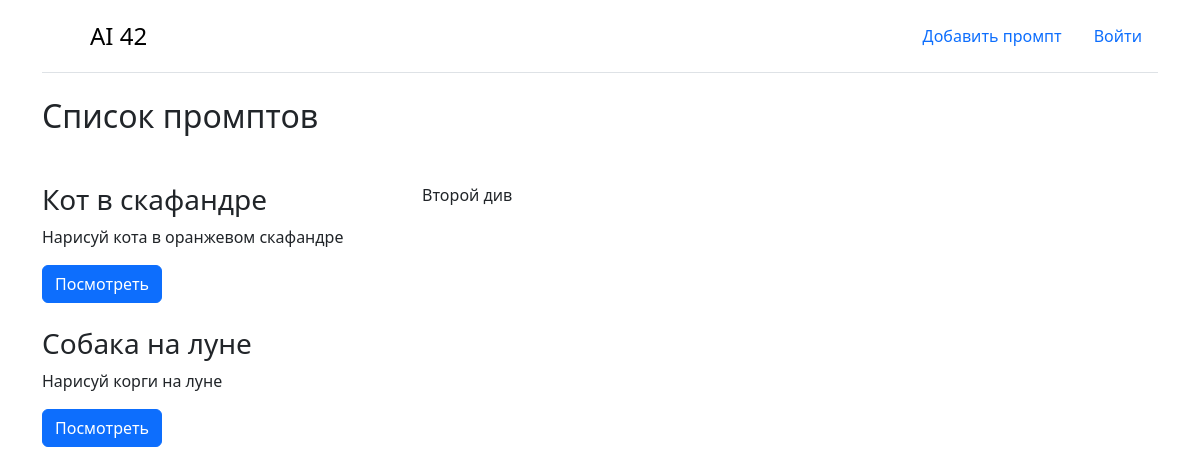
The app's page /, older data.
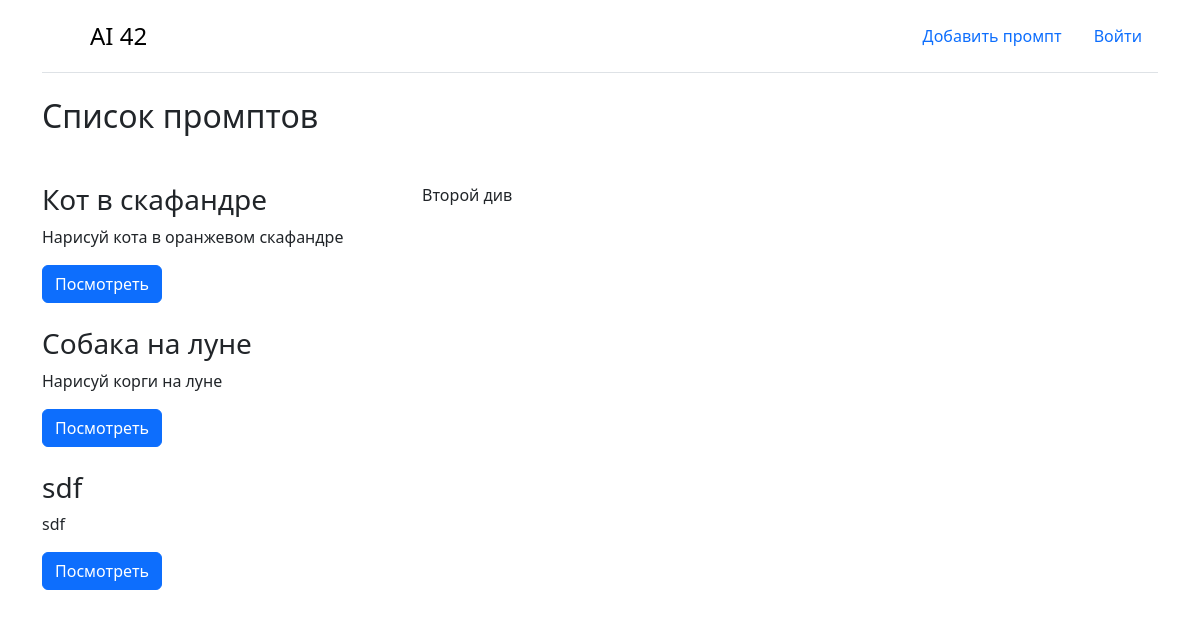
The same page, newer data.
### core/models.py (models this page shows, shortened)
class Prompt(models.Model):
    name = models.CharField(max_length=255, verbose_name='название промпта')
    text = models.TextField(verbose_name='описание промпта')
    created_at = models.DateTimeField(auto_now=True, verbose_name='дата создания')
    class Meta:
        verbose_name = 'Промпт'
        verbose_name_plural = 'Промпты'

### core/views.py (the view)
# urls.py: path('', main),
def main(request):
    prompts = Prompt.objects.all()
    context = {'prompts': prompts}
    return render(request, 'main.html', context)

### templates/main.html
{% extends 'base.html' %}
{% block content %}
<h2>Список промптов</h2>
<div class="row mt-5">
    <div class="col-md-4">
        {% for prompt in prompts %}
        <div class="mb-4">
            <h3>{{ prompt.name }}</h3>
            <p>{{ prompt.text }}</p>
            <a class="btn btn-primary" href="{% url 'prompt_detail' prompt.id %}" role="button">Посмотреть</a>
        </div>
        {% endfor %}
    </div>
    <div class="col-md-8">Второй див</div>
</div>
{% endblock %}

Row changes from the older to the newer data that the page shows:
added Prompt: name "sdf", text "sdf"
